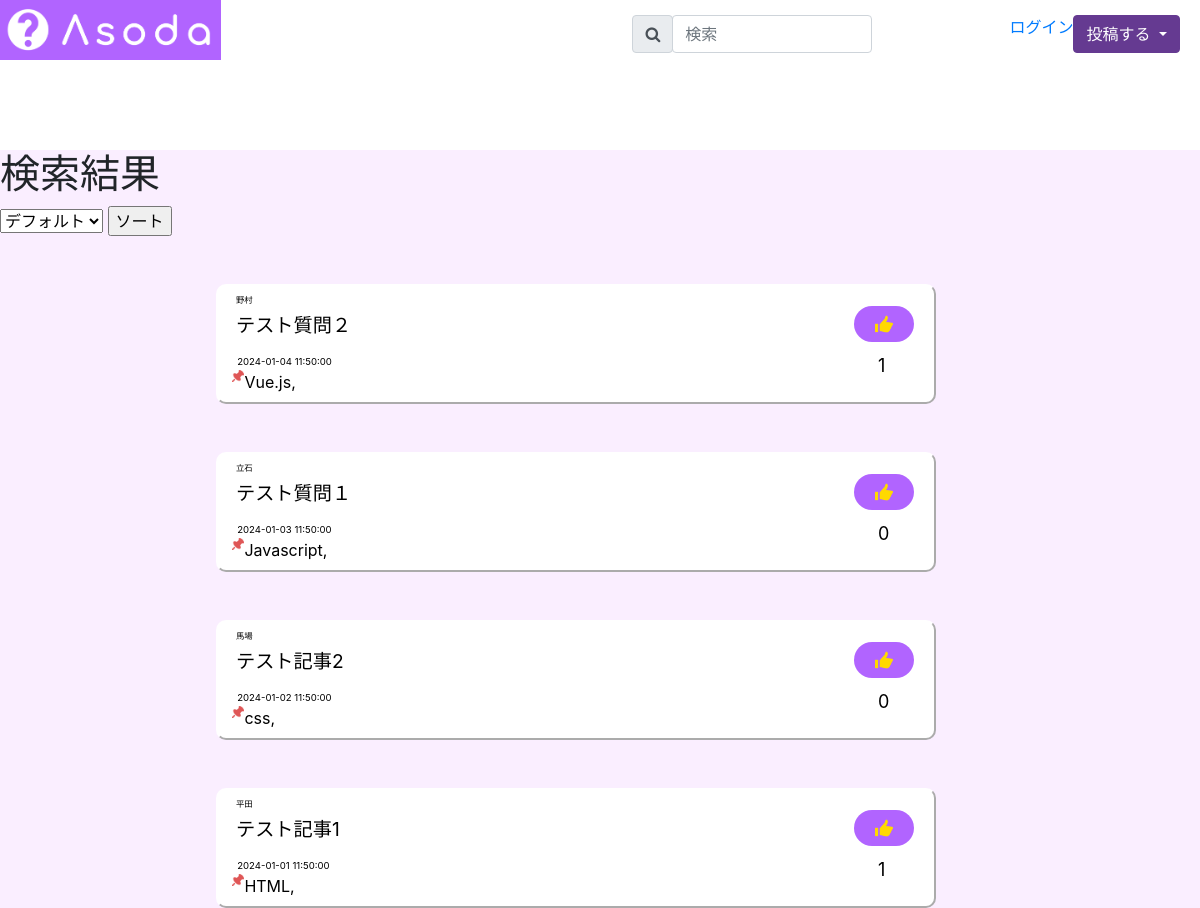
Page /src/search_result.php on the committed database.
### tables this page shows
CREATE TABLE posts(
  post_id       INT AUTO_INCREMENT,
  user_id     INT NOT NULL,
  post_category_id     INT NOT NULL,
  post_time     DATETIME NOT NULL,
  post_title     VARCHAR(128) NOT NULL,
  post_detail    VARCHAR(10000) NOT NULL,
  post_priority    INT NOT NULL DEFAULT 24,
  destination_post_id  INT,
  destination_user_id   INT,
  PRIMARY KEY (post_id),
  FOREIGN KEY (user_id) REFERENCES users(user_id),
  FOREIGN KEY (post_category_id) REFERENCES post_categories
(post_category_id),
  FOREIGN KEY (destination_post_id) REFERENCES posts(post_id),
  FOREIGN KEY (destination_user_id) REFERENCES users(user_id)
);

CREATE TABLE users(
  user_id       INT AUTO_INCREMENT,
  user_name     VARCHAR(128) NOT NULL,
  user_icon     VARCHAR(128) DEFAULT './images/default_icon.png',
  user_mail     VARCHAR(128) NOT NULL UNIQUE,
  user_pass     VARCHAR(256) NOT NULL,
  user_point    INT NOT NULL DEFAULT 0,
  point_sum     INT NOT NULL DEFAULT 0,
  user_level    INT NOT NULL DEFAULT 0,
  user_profile  VARCHAR(300) NOT NULL,
  thema_color_id     INT NOT NULL DEFAULT 1,
  PRIMARY KEY (user_id),
  FOREIGN KEY(thema_color_id) REFERENCES thema_colors(thema_color_id)
);

CREATE TABLE tags(
  tag_id    INT AUTO_INCREMENT,
  tag_name  VARCHAR(128) NOT NULL,
  PRIMARY KEY (tag_id)
);

### src/dao/posts.php (called while the page is built, shortened)
<?php
  class DAO_post{
    private $pdo;
    public function __construct() {
      require_once('connection.php');
      $connection = new Connection();
      $this->pdo = $connection->getPdo();
    }
    public function searchPostsByKeyword($keyword, int $sortType = 0){
      switch ($sortType) {
        default:
          $sql = "SELECT P.* FROM posts as P
                  LEFT OUTER JOIN attached_tags as AT ON P.post_id = AT.post_id
                  LEFT OUTER JOIN tags as T ON AT.tag_id = T.tag_id
                  WHERE (P.post_title LIKE ? OR
                  P.post_detail LIKE ? OR
                  T.tag_name LIKE ?)
                  AND post_category_id != 3
                  ORDER BY P.post_priority DESC,
                  P.post_time DESC
                  ";
          break;
      }
      $ps = $this->pdo->prepare($sql);
      $ps->bindValue(1, "%$keyword%", PDO::PARAM_STR);
      $ps->bindValue(2, "%$keyword%", PDO::PARAM_STR);
      $ps->bindValue(3, "%$keyword%", PDO::PARAM_STR);
      $ps->execute();
      $result = $ps->fetchAll(PDO::FETCH_ASSOC);
      if(empty($result)){
        throw new Exception('キーワードに該当する投稿はありませんでした');
      }else{
        return $result;
      }
    }
  }
?>

### src/dao/connection.php (called while the page is built, shortened)
<?php
  class Connection {
    private $pdo;
    private $dsn = 'mysql:dbname=asoda;host=localhost';
    private $username = 'root';
    private $password = 'root';
    public function __construct() {
      try{
        $this->pdo = new PDO($this->dsn, $this->username, $this->password);
      }catch (PDOException $e){
        print('Error:'.$e->getMessage());
        die();
      }
    }
    public function getPdo(){
      return $this->pdo;
    }
  }
?>

### src/dao/users.php (called while the page is built, shortened)
<?php
  class Users{
    private $pdo;
    public function __construct() {
      require_once('connection.php');
      $connection = new Connection();
      $this->pdo = $connection->getPdo();
    }
    public function getUserNameById($id){
      $sql = "SELECT user_name FROM users WHERE user_id=?";
      $ps = $this->pdo->prepare($sql);
      $ps->bindValue(1, $id, PDO::PARAM_INT);
      $ps->execute();
      $result = $ps->fetchAll(PDO::FETCH_ASSOC);
      if(empty($result)){
        return '指定したIDに該当するデータはありません。';
      }else{
        foreach($result as $row){
          $userName=$row['user_name'];
        }
      }
      return $userName;
    }
  }
?>

### src/dao/attached_tags.php (called while the page is built, shortened)
<?php
  class AttachedTags{
    private $pdo;
    public function __construct() {
      require_once('connection.php');
      $connection = new Connection();
      $this->pdo = $connection->getPdo();
    }
    public function getAttachedTagsByPostId($postId){
      $sql = "SELECT T.tag_name
              FROM attached_tags as AT
              INNER JOIN tags as T
              ON AT.tag_id = T.tag_id
              WHERE post_id=?";
      $ps = $this->pdo -> prepare($sql);
      $ps->bindValue(1, $postId, PDO::PARAM_INT);
      $ps->execute();
      $result = $ps->fetchAll(PDO::FETCH_ASSOC);
      if(empty($result)){
        throw new Exception('指定したIDに該当するデータはありません。');
      }else{
        return $result;
      }
    }
  }
?>

### src/dao/good.php (called while the page is built, shortened)
<?php
  class Good{
    private function connect(){
      require_once('connection.php');
      $connection = new Connection;
      return $connection->dbConnect();
    }
    public function goodCount($postId){
      $pdo = $this -> connect();
      $sql = "SELECT count(post_id) FROM goods WHERE post_id=?";
      $ps = $pdo -> prepare($sql);
      $ps->bindValue(1, $postId, PDO::PARAM_INT);
      $ps->execute();
      $result = $ps->fetchAll(PDO::FETCH_ASSOC);
      if(empty($result)){
        return '指定したIDに該当するデータはありません。';
      }else{
        return $result[0]['count(post_id)'];
      }
    }
  }
?>

### src/search_result.php (the view, shortened to what this page needs)
<!DOCTYPE html>
<html lang="ja">
<head>
  <link rel="stylesheet" href="https://stackpath.bootstrapcdn.com/bootstrap/4.5.0/css/bootstrap.min.css">
  <link rel="stylesheet" href="https://cdnjs.cloudflare.com/ajax/libs/font-awesome/4.7.0/css/font-awesome.min.css">
  <link href="./css/search_result.css?<?php echo date('YmdHis'); ?>" rel="stylesheet">
  <link href="./css/header.css?<?php echo date('YmdHis'); ?>" rel="stylesheet">
</head>
<body>
    <div class="header_size">
      <?php
        require_once('./dao/Users.php');
      ?>
      <div class="horizontal">
        <img class="logo" src="./images/logo.png" height="60" alt="ロゴ">
        <div class="right">
          <div class="input-group mb-3 search" >
            <form action="./search_result.php" method="GET" id="search-form">
                <div class="horizontal">
                  <div class="input-group-prepend">
                    <button type="submit" class="input-group-text" id="search-button">
                    <i class="fa fa-search"></i>
                    </button>
                  </div>
                  <input type="text" name="keyword" class="col-8 form-control" placeholder="検索" aria-label="検索" aria-describedby="basic-addon2">
                </div>
              </form>
          </div>
          <a href="./profile_question.php" class="circle">
            <?php
                if (!empty($userIconPath)) {
                  echo '<img src="' . $userIconPath . '" alt="ユーザアイコン" style="width: 30px;">';
                } else {
                  echo '<a href="login.php">ログイン</a>';
                }
            ?>
          </a>
          <div class="dropdown">
            <button class="btn btn-purple dropdown-toggle" type="button" id="dropdownMenuButton" data-toggle="dropdown" aria-haspopup="true" aria-expanded="false">
              投稿する
            </button>
          </div>
        </div>
      </div>
      <div class="horizontal">
        <a href="./questiontimeline.php" class="underline text">質問</a>
        <a href="./articlelist.php" class="underline text">記事</a>
        <a href="./Ranking.php" class="underline text">ランキング</a>
        <a href="./classroom.php" class="underline text">空き教室</a>
      </div>
    </div>
<div class="background">
  <h1>検索結果</h1>
  <form action="./search_result.php" method="GET" id="sort-form">
    <select name="sort_type" id="sort-type">
      <option value="" disabled selected>
        <?php
          switch ($_GET['sort_type']) {
            default:
              echo 'デフォルト';
              break;
          }
        ?>
      </option>
    </select>
    <input type="submit" value="ソート">
  </form>
  <?php
    require_once('./dao/posts.php');
    $posts = new DAO_post;
    require_once('./dao/users.php');
    $users = new Users;
    require_once('./dao/good.php');
    $good = new Good;
    require_once('./dao/attached_tags.php');
    $attachedTags = new AttachedTags;
    try{
      switch ($_GET['sort_type']) {
        case 0:
          $result = $posts -> searchPostsByKeyword($_GET['keyword']);
          break;
      }
      foreach($result as $row) {
  ?>
    <div class="article_area">
    <button class="result">
    <p class="user2">
      <?= $users -> getUserNameById($row['user_id']) ?>
    </p>
    <p class="title">
      <?= $row['post_title'] ?>
    </p>
    <p class="day">
      <?= $row['post_time'] ?>
    </p>
    <div class="tag_area">
    <img src="./images/pin.png" alt="" class="img2">
    <?php
      try{
    ?>
      <?php foreach($attachedTags -> getAttachedTagsByPostId($row['post_id']) as $tag) : ?>
        <span><?= $tag['tag_name'] ?>,</span>
      <?php endforeach; ?>
    <?php
      }catch(Exception $e){
        echo 'タグなし';
      }catch(Error $e){
        echo 'タグなし';
      }
    ?>
    </div>
         <div class="good_area">
                  <div class="good_img">
                    <img src="./images/good.png" alt="" class="img3">
                  </div>
                </div>
                <p class="good"><?= $good -> goodCount($row['post_id']) ?></p>
    </button>
</div>
  <?php
      }
    }catch(Exception $e){
      echo $e->getMessage();
    }
  ?>
</div>
</body>
</html>

### src/css/search_result.css (style rules this page uses)
.background { background-color: #FAEEFF; }
.article_area { margin-top: 3vw; margin-left: 18vw; width: 60vw; height: 11vw; overflow:auto; }
.result { width: 60vw; height: 10vw; margin-top: 1vw; background-color: white; border-radius: 0.2vw; position: relative; text-align: start; border-color:white; border-radius: 10px; }
.good_area { width: 5vw; height: 4vw; border-radius: 30px; display: flex; justify-content: center; align-items: center; position: absolute; top: 1.2vw; left: 53vw; }
.good_img { width: 5vw; height: 3vw; background-color: #B164FF; border-radius: 50px; display: flex; justify-content: center; align-items: center; }
.img3 { width: 1.5vw; height: 1.5vw; justify-content: center; align-items: center; }
.user2 { margin:0; font-size: 0.7vw; margin-left: 1vw; }
.day { margin: 0; font-size: 0.8vw; margin-top: 0.3vw; margin-left: 1.1vw; }
.title { font-size: 1.6vw; font-weight: 0.7vw; margin-left: 1vw; margin-top: 0.3vw; }
.tag_area { display: flex; }
.img2 { width: 1vw; height: 1vw; margin-left: 0.7vw; }
.good { position: absolute; font-size: 1.5vw; font-weight: 0.7vw; top: 5.5vw; left: 55vw; }

### src/css/header.css (style rules this page uses)
.btn-purple { background-color: #653a91; border-color: #653a91; color: #fff; }
.header_size { height: 150px; }
.horizontal { display: flex; text-align: center; }
.search { width: 300px; height: 37px; margin-right: 20px; }
.right { margin-left: auto; display: flex; margin-top: 15px; }
.text { color: white; font-size: 30px; font-weight: bold; flex-grow: 1; margin-top: 35px; }
.circle { width: 37px; height: 37px; margin-right: 20px; }
.btn-purple { background-color: #653a91; color: #fff; }
.btn { margin-right: 20px; }
.underline { text-decoration: none; display: inline-block; width: 100%; }

### rows in the picture
posts: user.user_name "野村", post_title "テスト質問２", post_time "2024-01-04 11:50:00", post_id "1"
tags: tag_name "Vue.js"
posts: user.user_name "立石", post_title "テスト質問１", post_time "2024-01-03 11:50:00", post_id "0"
tags: tag_name "Javascript"
posts: user.user_name "馬場", post_title "テスト記事2", post_time "2024-01-02 11:50:00", post_id "0"
tags: tag_name "css"
posts: user.user_name "平田", post_title "テスト記事1", post_time "2024-01-01 11:50:00", post_id "1"
tags: tag_name "HTML"
